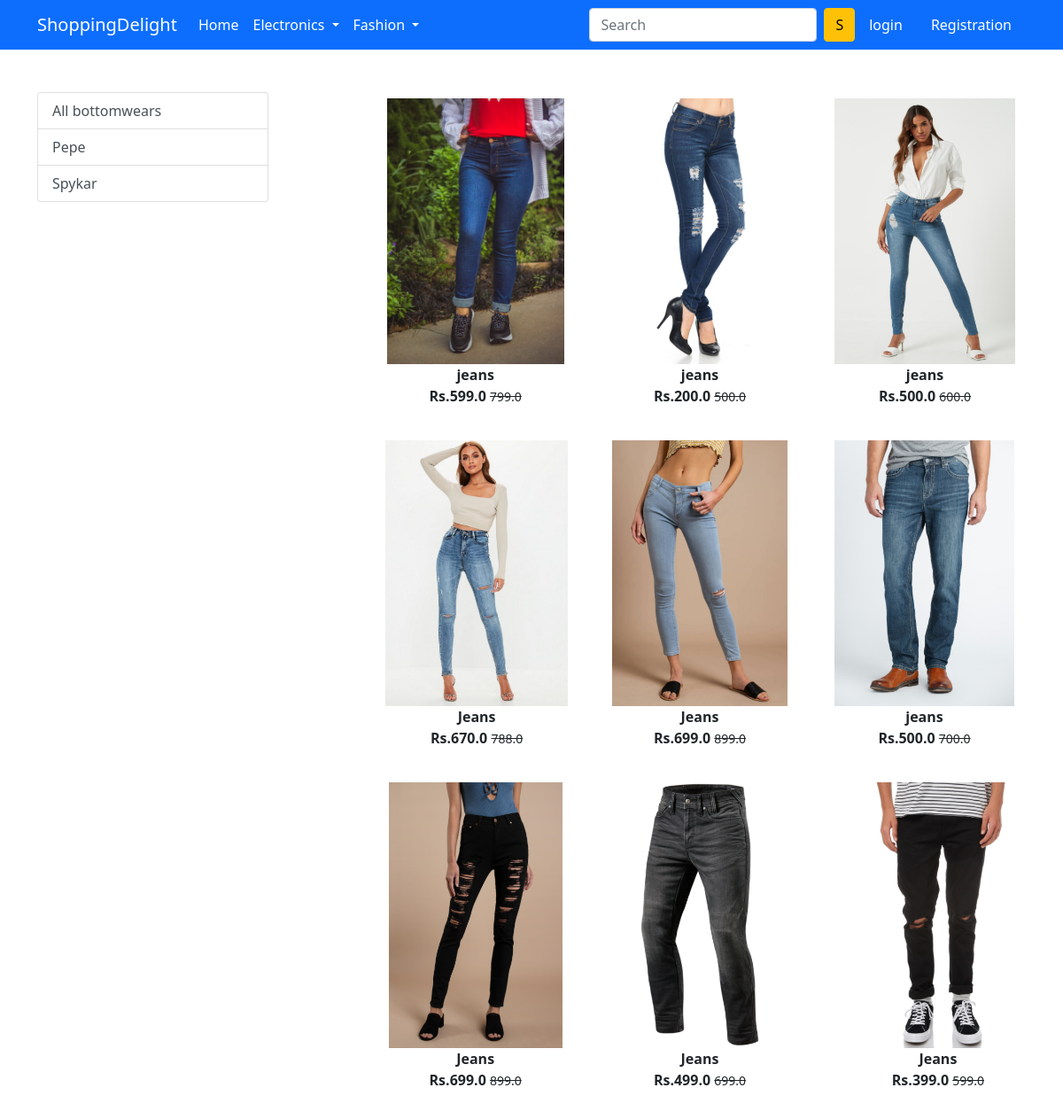
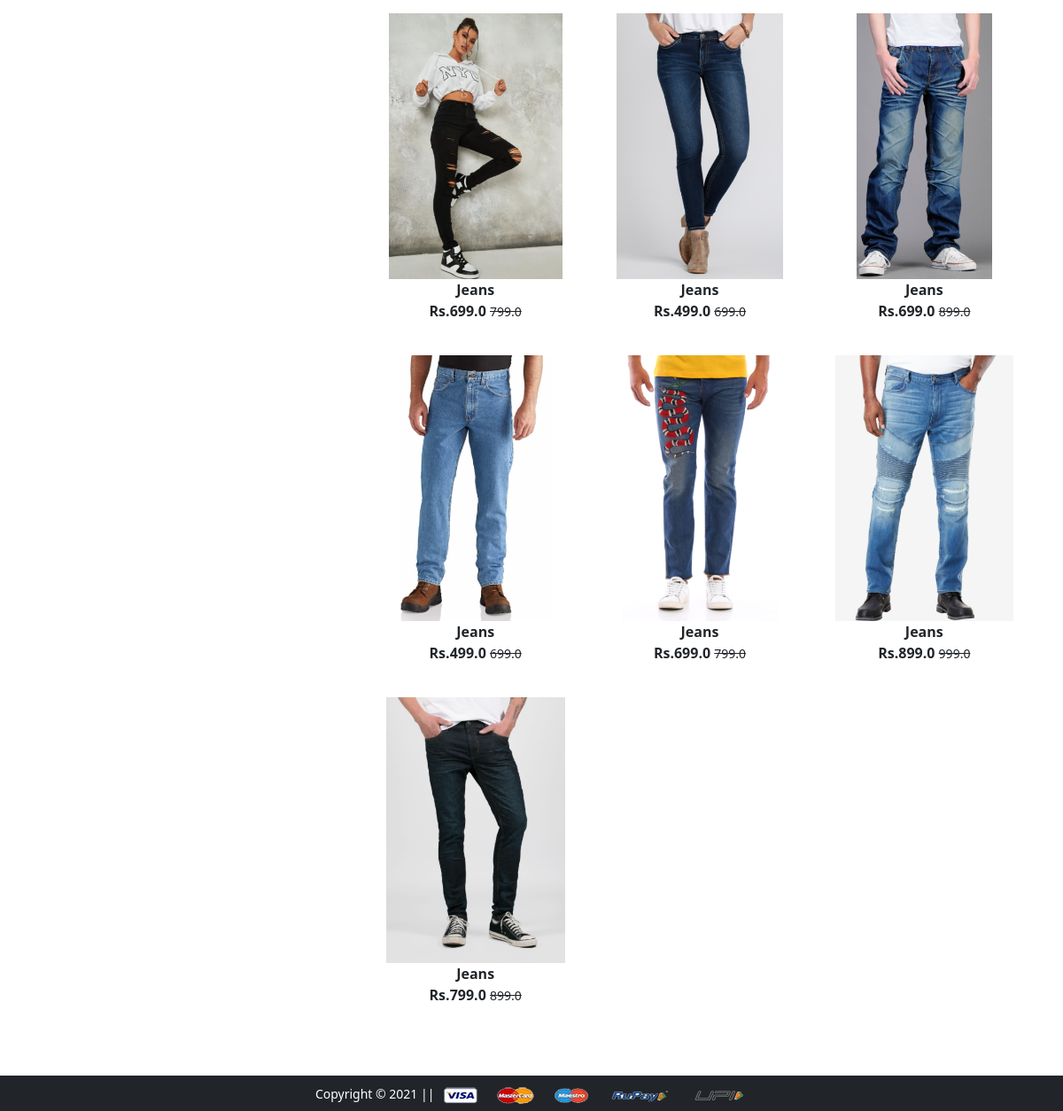
The app's page /bottomwear/ with its own data (2 pictures, top to bottom).
### app/models.py (models this page shows, shortened)
class Product(models.Model):
    title = models.CharField(max_length=100)
    selling_price = models.FloatField()
    discounted_price = models.FloatField()
    description = models.TextField()
    brand = models.CharField(max_length=100)
    category = models.CharField( choices= CATEGORY_CHOICES ,max_length=2)
    product_image = models.ImageField(upload_to='productimg')

### app/views.py (the view)
# urls.py: path('bottomwear/', views.bottomwear, name='bottomwear'),
def bottomwear(request, data=None):
 if data == None:
  bottomwears = Product.objects.filter(category='BW')
 elif data == 'Pepe' or data == 'Spykar':
  bottomwears = Product.objects.filter(category='BW').filter(brand=data)
 return render(request, "app/bottomwear.html",{'bottomwears':bottomwears})

### app/templates/app/bottomwear.html (shortened to what this page needs)
{% extends 'app/base.html' %}
{% load static %}
{% block main-content %}
<div class="container my-5">
 <div class="row">
  <div class="col-sm-3">
   <div class= "list-group">
       <a href="{% url 'bottomwear' % }"
       class="list-group-item list-group-item-action" aria-current="true">All bottomwears </a>
       <a href= "{% url 'bottomweardata' 'Pepe' %}"
       class= "list-group-item list-group-item-action" aria-current="true">Pepe</a>
       <a href="{% url 'bottomweardata' 'Spykar' %}"
       class= "list-group-item list-group-item-action" aria-current="true">Spykar</a>
   </div>
  </div>
  <div class="col-sm-8 offset-sm-1">
      <div class= "row">
          {% for product in bottomwears %}
          <div class="col-sm-4 text-center mb-4">
              <a href="{% url 'product-detail' product.id %}"
              class="btn">
               <div class="item">
                   <img src ="{{product.product_image.url}}" alt="" height="300" class="">
                   <div class= "fw-bold">{{product.title}}</div>
                   <div class= "fw-bold">Rs.{{product.discounted_price}}
                    <small class= "fw-light text-decoration-line-through">{{product.selling_price}}</small>
                   </div>
               </div></a>
          </div>
          {% endfor %}
      </div>
  </div>
 </div>
</div>
{% endblock main-content %}

### records on screen
Product: product_image (picture), title "jeans", discounted_price "599.0", selling_price "799.0"
Product: product_image (picture), title "jeans", discounted_price "200.0", selling_price "500.0"
Product: product_image (picture), title "jeans", discounted_price "500.0", selling_price "600.0"
Product: product_image (picture), title "Jeans", discounted_price "670.0", selling_price "788.0"
Product: product_image (picture), title "Jeans", discounted_price "699.0", selling_price "899.0"
Product: product_image (picture), title "jeans", discounted_price "500.0", selling_price "700.0"
Product: product_image (picture), title "Jeans", discounted_price "699.0", selling_price "899.0"
Product: product_image (picture), title "Jeans", discounted_price "499.0", selling_price "699.0"
Product: product_image (picture), title "Jeans", discounted_price "399.0", selling_price "599.0"
Product: product_image (picture), title "Jeans", discounted_price "699.0", selling_price "799.0"
Product: product_image (picture), title "Jeans", discounted_price "499.0", selling_price "699.0"
Product: product_image (picture), title "Jeans", discounted_price "699.0", selling_price "899.0"
Product: product_image (picture), title "Jeans", discounted_price "499.0", selling_price "699.0"
Product: product_image (picture), title "Jeans", discounted_price "699.0", selling_price "799.0"
Product: product_image (picture), title "Jeans", discounted_price "899.0", selling_price "999.0"
Product: product_image (picture), title "Jeans", discounted_price "799.0", selling_price "899.0"
